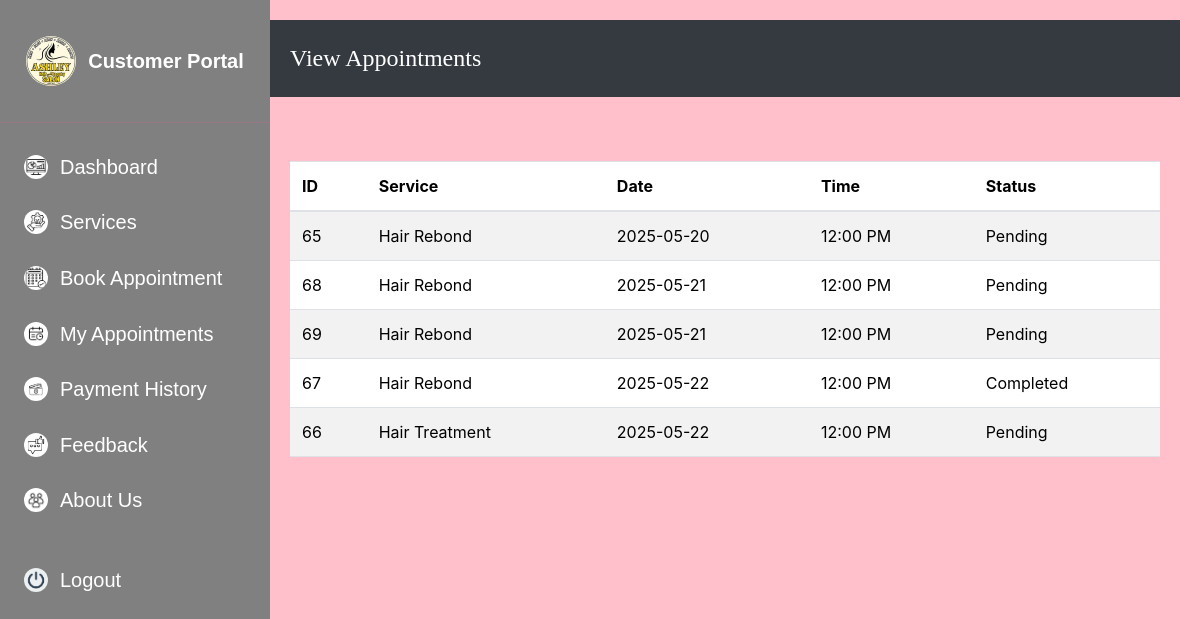
Page /customer/view_appointments.php (signed in) on the committed database.
### tables this page shows
CREATE TABLE `appointments` (
  `appointment_id` int(11) NOT NULL,
  `service_id` int(11) NOT NULL,
  `appointment_date` date NOT NULL,
  `appointment_time` time NOT NULL,
  `status` enum('pending','confirmed','cancelled','completed') NOT NULL DEFAULT 'pending',
  `created_at` timestamp NOT NULL DEFAULT current_timestamp(),
  `updated_at` timestamp NOT NULL DEFAULT current_timestamp() ON UPDATE current_timestamp(),
  `payment_amount` decimal(10,2) DEFAULT NULL,
  `payment_status` varchar(50) DEFAULT 'pending',
  `user_id` int(11) DEFAULT NULL
);

CREATE TABLE `services` (
  `service_id` int(11) NOT NULL,
  `name` varchar(255) NOT NULL,
  `description` text NOT NULL,
  `price` decimal(10,2) NOT NULL,
  `created_at` timestamp NOT NULL DEFAULT current_timestamp(),
  `updated_at` timestamp NOT NULL DEFAULT current_timestamp() ON UPDATE current_timestamp(),
  `duration` int(11) DEFAULT NULL
);

### customer/view_appointments.php (the view, shortened to what this page needs)
<?php
require_once '../includes/db_connect.php';
$customer_id = $_SESSION['user_id'];
$sql = "SELECT a.appointment_id, a.appointment_date, a.appointment_time, a.status, u.name AS customer_name, s.name AS service_name
        FROM appointments a
        JOIN users u ON a.user_id = u.user_id
        JOIN services s ON a.service_id = s.service_id
        WHERE a.user_id = ?
        ORDER BY a.appointment_date, a.appointment_time";
$stmt = $conn->prepare($sql);
if ($stmt) {
    $stmt->bind_param("i", $customer_id);
    $stmt->execute();
    $result = $stmt->get_result();
    $appointments = $result->fetch_all(MYSQLI_ASSOC);
} else {
    die("Error preparing SQL statement: " . $conn->error);
}
?>
<!DOCTYPE html>
<html lang="en">
<head>
    <link rel="stylesheet" href="../bootstrap/css/bootstrap.min.css">
    <link rel="stylesheet" href="../styles/style.css">
</head>
<body>
    <?php include 'customer_sidebar.php'; ?>
    <div class="content-area">
        <div class="content-navbar">
            <h4>View Appointments</h4>
        </div>
        <div class="container mt-4">
            <?php if (!empty($appointments)): ?>
                <table class="table table-striped">
                    <thead>
                        <tr>
                            <th>ID</th>
                            <th>Service</th>
                            <th>Date</th>
                            <th>Time</th>
                            <th>Status</th>
                        </tr>
                    </thead>
                    <tbody>
                        <?php foreach ($appointments as $appointment): ?>
                            <tr>
                                <td><?php echo $appointment['appointment_id']; ?></td>
                                <td><?php echo htmlspecialchars($appointment['service_name']); ?></td>
                                <td><?php echo htmlspecialchars($appointment['appointment_date']); ?></td>
                                <td><?php echo htmlspecialchars(date('h:i A', strtotime($appointment['appointment_time']))); ?>
                                </td>
                                <td><?php echo htmlspecialchars(ucfirst($appointment['status'])); ?></td>
                            </tr>
                        <?php endforeach; ?>
                    </tbody>
                </table>
            <?php else: ?>
                <p>No appointments scheduled.</p>
            <?php endif; ?>
        </div>
    </div>
</body>
</html>

### customer/view_appointments.php (style rules this page uses)
body { display: flex; min-height: 100vh; background-color: pink; margin: 0; }
.content-area { margin-left: 220px; padding: 0; flex-grow: 1; display: flex; flex-direction: column; }
.content-navbar { background-color: #343a40; color: white; padding: 1.5rem 20px; margin-bottom: 20px; display: flex; justify-content: space-between; align-items: center; font-size: 1.1rem; width: 100%; position: sticky; top: 0; margin-top: 0; margin-left: 0; margin-right: 0; z-index: 99; }
.content-navbar h4 { margin-bottom: 0; font-size: 1.5rem; }
.container { padding: 20px; margin-top: 20px; }

### customer/customer_sidebar.php (style rules this page uses)
.content-area { margin-left: 250px; padding: 20px; flex-grow: 1; }

### rows in the picture
appointments: appointment_id "65", service.name "Hair Rebond", appointment_date "2025-05-20", appointment_time "12:00 PM", status "Pending"
appointments: appointment_id "68", service.name "Hair Rebond", appointment_date "2025-05-21", appointment_time "12:00 PM", status "Pending"
appointments: appointment_id "69", service.name "Hair Rebond", appointment_date "2025-05-21", appointment_time "12:00 PM", status "Pending"
appointments: appointment_id "67", service.name "Hair Rebond", appointment_date "2025-05-22", appointment_time "12:00 PM", status "Completed"
appointments: appointment_id "66", service.name "Hair Treatment", appointment_date "2025-05-22", appointment_time "12:00 PM", status "Pending"
